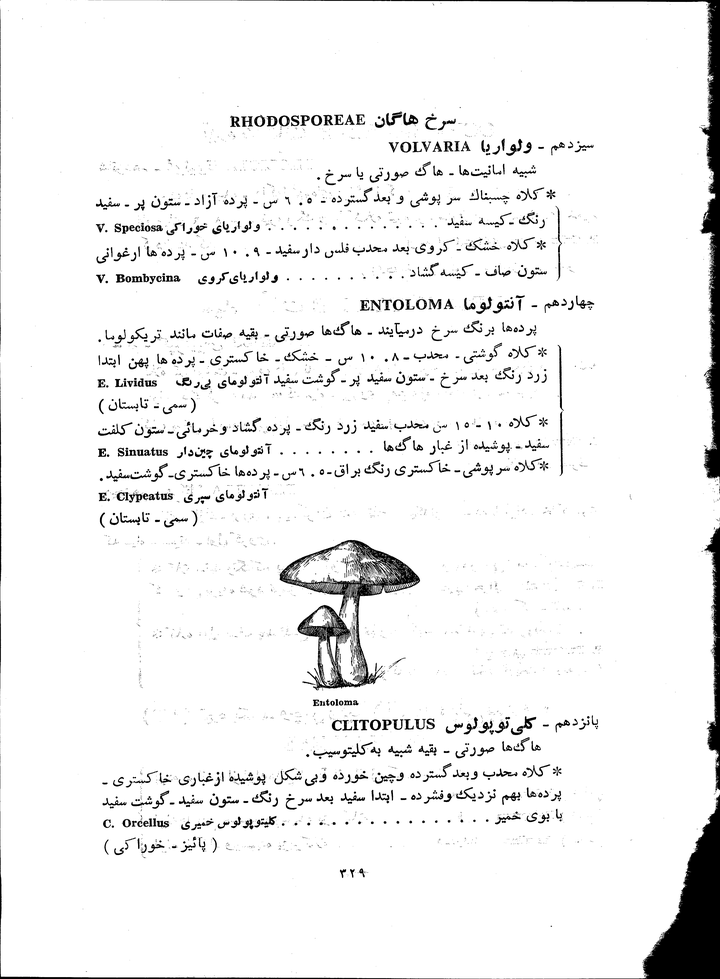
#> input picture comparision_between_contour_MSER_hOCR_on_Time/image1.bmp, 720 x 979 px, shrunk from 4176 x 5678 before the run
$ python comparision_between_contour_MSER_hOCR_on_Time.py
#> lines starting #> are read from the running program, lines starting #| are printed output that depends on the picture; after the words box and inside, x2 and y2 are one past the last pixel; in counts of white or black regions, pixels touching at a corner belong together
# comparision between finding contours, MSER and hOCR on time they take,
# to find words or approximating to words for Document denoising
# for example : time by using contour: 0.500853192
#               time by using MSER: 3.025797583
#               time by using hOCR: 0.5355071

import cv2
from lxml import etree
img = cv2.imread('image1.bmp') # source image
#> img is the input picture: shape (979, 720, 3); min 0, max 255, mean 240.4

e1 = cv2.getTickCount()
imgContour = img.copy()
gray = cv2.cvtColor(img , cv2.COLOR_BGR2GRAY)
blur = cv2.blur(gray , (5,5))
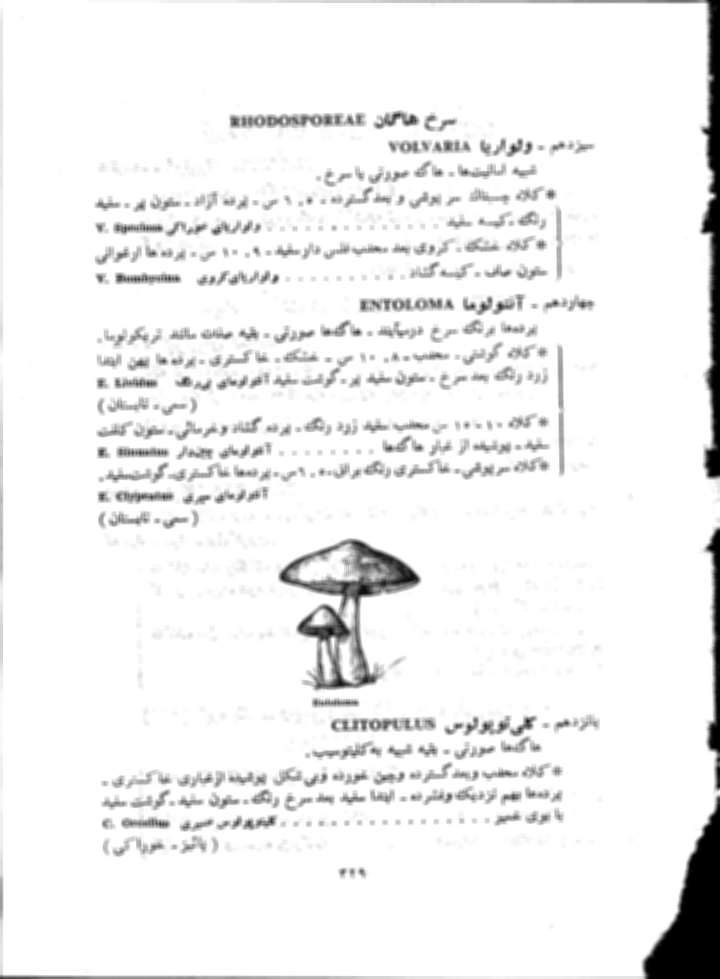
#> blur: shape (979, 720); min 0, max 255, mean 240.6
_, thresh = cv2.threshold(img , 127 , 255 , cv2.THRESH_BINARY)
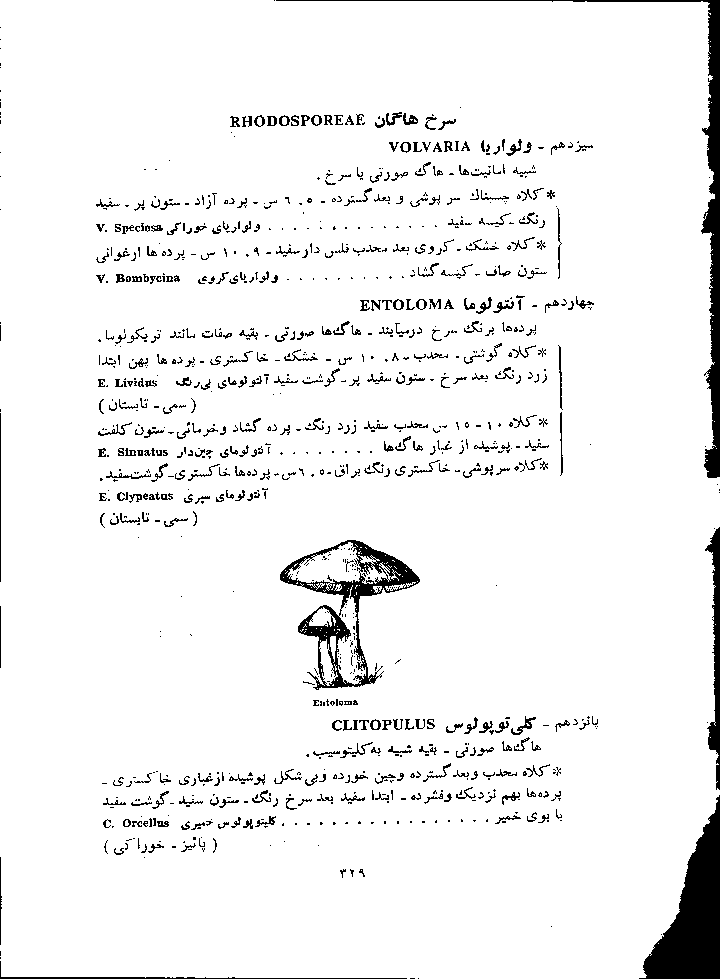
#> thresh: shape (979, 720, 3); 94.5% white; 1028 black regions (658 under 20 px)
conyours , _ = cv2.findContours(gray , cv2.RETR_TREE , cv2.CHAIN_APPROX_SIMPLE)
#> conyours = 3121 contours, 3117 with area under 20; largest, box (x1, y1, x2, y2) and area: (0, 0, 720, 979) 692034, (559, 357, 562, 395) 72, (560, 428, 563, 450) 40, (356, 614, 359, 626) 20
max_w = 0.9 * img.shape[0]
#> max_w = 881.1
max_h = 0.9 * img.shape[1]
#> max_h = 648
min_w = 0.001 * img.shape[0]
#> min_w = 0.979
min_h = 0.001 * img.shape[1]
#> min_h = 0.72
for cnt in conyours:
    x , y , w , h = cv2.boundingRect(cnt)
    if w > max_w or w < min_w or h > max_h or h < min_h :
        continue
    imgContour = cv2.rectangle(imgContour , (x,y) , (x+w , y+h) , (255) , 10)
#> this loop made 3121 passes
#> (cnt, x, y, w, h) on passes 1, 4, 8: ([[0, 978], [21, 978]], 0, 978, 22, 1), ([[680, 918], [680, 919]], 680, 918, 1, 2), ([[719, 715], [719, 716]], 719, 715, 1, 2)
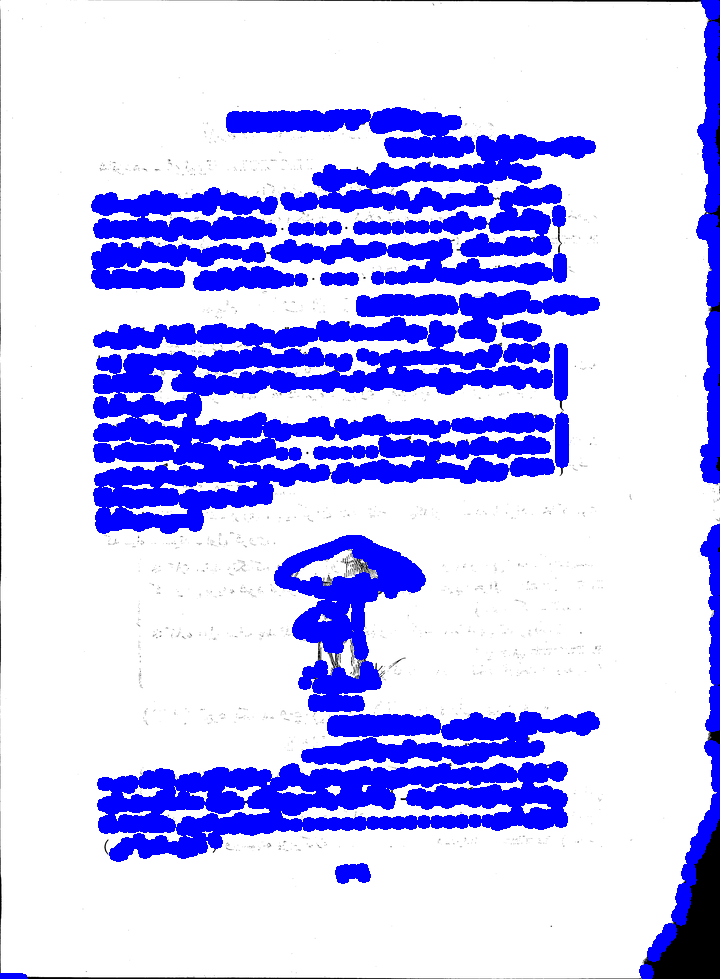
#> imgContour: shape (979, 720, 3); mean B, G, R 251.7, 192.3, 192.3
cv2.imwrite('comparision_img_contour.jpg' , imgContour)
e2 = cv2.getTickCount()
print('time by using contour: '+str((e2-e1)/cv2.getTickFrequency()))

e3 = cv2.getTickCount()
imgMSER = img.copy()
mser = cv2.MSER_create()
gray = cv2.cvtColor(img , cv2.COLOR_BGR2GRAY)
regions = mser.detectRegions(gray)
hulls = [cv2.convexHull(p.reshape(-1,1,2)) for p in regions[0]]
#> hulls = 1879 contours, 8 with area under 20; largest, box (x1, y1, x2, y2) and area: (404, 1, 719, 480) 77600, (414, 1, 719, 480) 75220, (442, 1, 719, 480) 68556, (478, 1, 719, 480) 59988, (478, 1, 719, 480) 59642
cv2.polylines(imgMSER , hulls , True ,255 ,2)
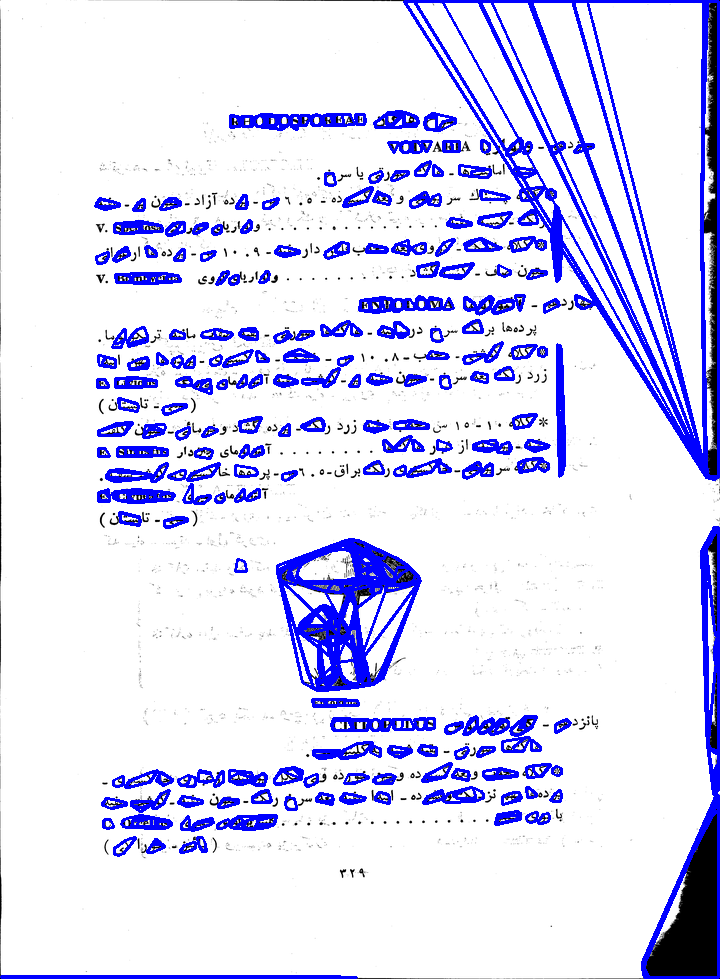
#> imgMSER: shape (979, 720, 3); 10.92% of pixels changed, all inside (x1, y1, x2, y2) = (0, 0, 720, 979)
cv2.imwrite('comparision_img_MSER.jpg' , imgMSER)
e4 = cv2.getTickCount()
print('time by using MSER: '+str((e4-e3)/cv2.getTickFrequency()))

e5 = cv2.getTickCount()
imghOSR = img.copy()
#> (the run stopped early here; a loop or call above may not have finished)
